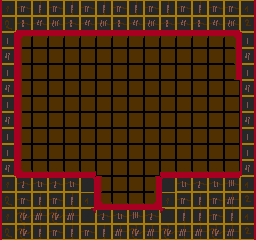

This is a level from a 2D game, rendered from its Tiled map with the project's own tilesets. A one-line summary and the complete map file follow:
An orthogonal 16x15 tile map with 16x16 px tiles, 2 tile layers (back, front) and 52 objects (48x BreakableTile, 2x WaystoneChest, Treasure, Statue).

<map version="1.0" orientation="orthogonal" width="16" height="15" tilewidth="16" tileheight="16">
 <tileset firstgid="1" name="tiles1" tilewidth="16" tileheight="16">
  <image source="../../../img/tiles/tiles0.gif" trans="ff00ff" width="256" height="256" />
 </tileset>
 <layer name="back" width="16" height="15">
  <data encoding="csv">
230,230,230,230,230,230,230,230,230,230,230,230,230,230,230,230,
230,230,230,230,230,230,230,230,230,230,230,230,230,230,230,230,
230,213,214,214,214,214,214,214,214,214,214,214,214,214,215,230,
230,229,230,230,230,230,230,230,230,230,230,230,230,230,231,230,
230,229,230,230,230,230,230,230,230,230,230,230,230,230,231,230,
230,229,230,230,230,230,230,230,230,230,230,230,230,230,230,212,
230,229,230,230,230,230,230,230,230,230,230,230,230,230,230,228,
230,229,230,230,230,230,230,230,230,230,230,230,230,230,230,228,
230,229,230,230,230,230,230,230,230,230,230,230,230,230,230,228,
230,229,230,230,230,230,230,230,230,230,230,230,230,230,230,228,
230,245,246,246,246,246,230,230,230,230,246,246,246,246,246,244,
230,230,230,230,230,230,229,230,230,231,230,230,230,230,230,230,
230,230,230,230,230,230,245,246,246,247,230,230,230,230,230,230,
230,230,230,230,230,230,230,230,230,230,230,230,230,230,230,230,
230,230,230,230,230,230,230,230,230,230,230,230,230,230,230,230
</data>
 </layer>
 <layer name="front" width="16" height="15">
  <data encoding="csv">
17,19,18,19,18,19,18,19,18,19,18,19,18,19,19,24,
33,50,51,52,50,51,52,50,51,52,50,51,50,51,52,40,
20,0,0,0,0,0,0,0,0,0,0,0,0,0,0,20,
36,0,0,0,0,0,0,0,0,0,0,0,0,0,0,36,
20,0,0,0,0,0,0,0,0,0,0,0,0,0,0,20,
36,0,0,0,0,0,0,0,0,0,0,0,0,0,0,36,
20,0,0,0,0,0,0,0,0,0,0,0,0,0,0,20,
36,0,0,0,0,0,0,0,0,0,0,0,0,0,0,36,
20,0,0,0,0,0,0,0,0,0,0,0,0,0,0,20,
20,0,0,0,0,0,0,0,0,0,0,0,0,0,0,20,
36,0,0,0,0,0,0,0,0,0,0,0,0,0,0,36,
17,2,3,2,3,8,0,0,0,0,1,3,2,3,4,24,
33,19,18,19,18,24,0,0,0,0,17,19,18,19,34,40,
17,35,34,35,34,23,2,3,4,2,22,18,18,19,18,24,
33,35,18,19,18,19,18,34,35,34,35,34,34,35,34,40
</data>
 </layer>
 <objectgroup name="objects" width="16" height="15">
  <properties>
   <property name="map_tile" value="14" />
   <property name="rarity" value="0" />
   <property name="tags" value="[&quot;secret_e&quot;]" />
  </properties>
  <object name="Treasure" gid="232" x="120" y="192" />
  <object name="WaystoneChest" gid="135" x="192" y="160">
   <properties>
    <property name="rarity" value="0.3" />
   </properties>
  </object>
  <object name="WaystoneChest" gid="135" x="48" y="160">
   <properties>
    <property name="rarity" value="0.3" />
   </properties>
  </object>
  <object name="BreakableTile" gid="232" x="352" y="96" />
  <object name="BreakableTile" gid="232" x="336" y="96" />
  <object name="BreakableTile" gid="232" x="320" y="96" />
  <object name="BreakableTile" gid="232" x="304" y="96" />
  <object name="BreakableTile" gid="232" x="288" y="96" />
  <object name="BreakableTile" gid="232" x="272" y="96" />
  <object name="BreakableTile" gid="232" x="256" y="96" />
  <object name="BreakableTile" gid="232" x="240" y="96" />
  <object name="BreakableTile" gid="232" x="304" y="112" />
  <object name="BreakableTile" gid="232" x="272" y="112" />
  <object name="BreakableTile" gid="232" x="320" y="112" />
  <object name="BreakableTile" gid="232" x="256" y="112" />
  <object name="BreakableTile" gid="232" x="352" y="112" />
  <object name="BreakableTile" gid="232" x="336" y="112" />
  <object name="BreakableTile" gid="232" x="240" y="112" />
  <object name="BreakableTile" gid="232" x="288" y="112" />
  <object name="BreakableTile" gid="232" x="288" y="144" />
  <object name="BreakableTile" gid="232" x="352" y="144" />
  <object name="BreakableTile" gid="232" x="304" y="128" />
  <object name="BreakableTile" gid="232" x="272" y="128" />
  <object name="BreakableTile" gid="232" x="320" y="144" />
  <object name="BreakableTile" gid="232" x="320" y="128" />
  <object name="BreakableTile" gid="232" x="256" y="128" />
  <object name="BreakableTile" gid="232" x="352" y="128" />
  <object name="BreakableTile" gid="232" x="256" y="144" />
  <object name="BreakableTile" gid="232" x="336" y="128" />
  <object name="BreakableTile" gid="232" x="336" y="144" />
  <object name="BreakableTile" gid="232" x="240" y="144" />
  <object name="BreakableTile" gid="232" x="272" y="144" />
  <object name="BreakableTile" gid="232" x="304" y="144" />
  <object name="BreakableTile" gid="232" x="240" y="128" />
  <object name="BreakableTile" gid="232" x="288" y="128" />
  <object name="BreakableTile" gid="232" x="288" y="176" />
  <object name="BreakableTile" gid="232" x="352" y="176" />
  <object name="BreakableTile" gid="232" x="304" y="160" />
  <object name="BreakableTile" gid="232" x="272" y="160" />
  <object name="BreakableTile" gid="232" x="320" y="176" />
  <object name="BreakableTile" gid="232" x="320" y="160" />
  <object name="BreakableTile" gid="232" x="256" y="160" />
  <object name="BreakableTile" gid="232" x="352" y="160" />
  <object name="BreakableTile" gid="232" x="256" y="176" />
  <object name="BreakableTile" gid="232" x="336" y="160" />
  <object name="BreakableTile" gid="232" x="336" y="176" />
  <object name="BreakableTile" gid="232" x="240" y="176" />
  <object name="BreakableTile" gid="232" x="272" y="176" />
  <object name="BreakableTile" gid="232" x="304" y="176" />
  <object name="BreakableTile" gid="232" x="240" y="160" />
  <object name="BreakableTile" gid="232" x="288" y="160" />
  <object name="Statue" gid="232" x="120" y="208">
   <properties>
    <property name="rarity" value="0.3" />
   </properties>
  </object>
 </objectgroup>
</map>
